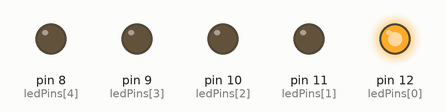
Recording of a sketch running on a simulated Arduino Uno, built with avr-gcc and run on an emulated ATmega328P. On the bench: output pins drawn as LEDs (lit = HIGH).

Above: at 0.5 s.
At 1.5 s:
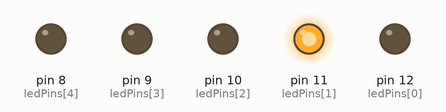
At 2.5 s:
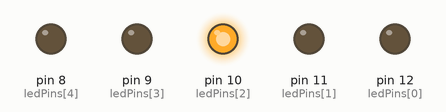
At 3.5 s:
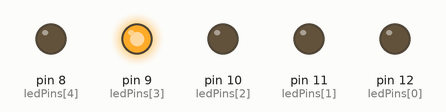
At 4.5 s:
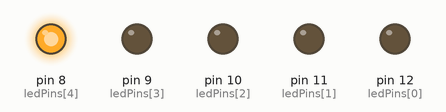
Timing chart, 0 to 6.5 s (numbered marks = the images above):
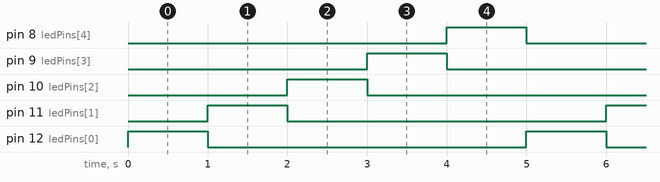

The sketch:

Activity-2.ino
```cpp
//LED Chaser
const int ledPins[] = {12, 11, 10, 9, 8};
const int numLeds = 5;
const int delayTime = 1000;

void setup() {
  for (int i = 0; i < numLeds; i++) {
    pinMode(ledPins[i], OUTPUT);
  }
}

void loop() {
  for (int i = 0; i < numLeds; i++) {
    digitalWrite(ledPins[i], HIGH);
    delay(delayTime);
    digitalWrite(ledPins[i], LOW);
  }
}
```

Measured:
- by itself, pin 8 (ledPins[4]), pin 9 (ledPins[3]), pin 10 (ledPins[2]), pin 11 (ledPins[1]), pin 12 (ledPins[0]): alternates HIGH for 1.0 s and LOW for 4.0 s
- by itself, everything shown: repeats every 5.0 s, in 6 steps
